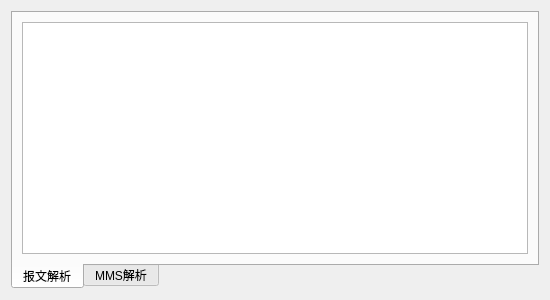
<?xml version="1.0" encoding="UTF-8"?>
<ui version="4.0">
 <class>detailedMessageView</class>
 <widget class="QWidget" name="detailedMessageView">
  <property name="geometry">
   <rect>
    <x>0</x>
    <y>0</y>
    <width>550</width>
    <height>300</height>
   </rect>
  </property>
  <property name="windowTitle">
   <string>Form</string>
  </property>
  <layout class="QGridLayout" name="gridLayout">
   <item row="0" column="0">
     <widget class="QTabWidget" name="tabWidget">
      <property name="tabPosition">
       <enum>QTabWidget::South</enum>
      </property>
      <property name="currentIndex">
       <number>0</number>
      </property>
      <widget class="QWidget" name="tab">
       <attribute name="title">
        <string>报文解析</string>
       </attribute>
       <layout class="QGridLayout" name="gridLayout_2">
        <item row="0" column="0">
        <widget class="QSplitter" name="splitter">
         <property name="orientation">
          <enum>Qt::Horizontal</enum>
         </property>
         <widget class="QTreeWidget" name="messageTreeWidget">
          <property name="verticalScrollBarPolicy">
           <enum>Qt::ScrollBarAsNeeded</enum>
          </property>
          <property name="headerHidden">
           <bool>true</bool>
          </property>
          <column>
           <property name="text">
            <string notr="true">1</string>
           </property>
          </column>
         </widget>
         </widget>
        </item>
       </layout>
      </widget>
      <widget class="QWidget" name="tab_2">
       <attribute name="title">
        <string>MMS解析</string>
       </attribute>
       <layout class="QGridLayout" name="gridLayout_3">
        <item row="0" column="0">
         <widget class="QTreeWidget" name="mmsMessageTreeWidget">
          <property name="headerHidden">
           <bool>true</bool>
          </property>
          <column>
           <property name="text">
            <string>1</string>
           </property>
          </column>
         </widget>
        </item>
       </layout>
      </widget>

    </widget>
   </item>
  </layout>
 </widget>
 <resources/>
 <connections/>
</ui>
